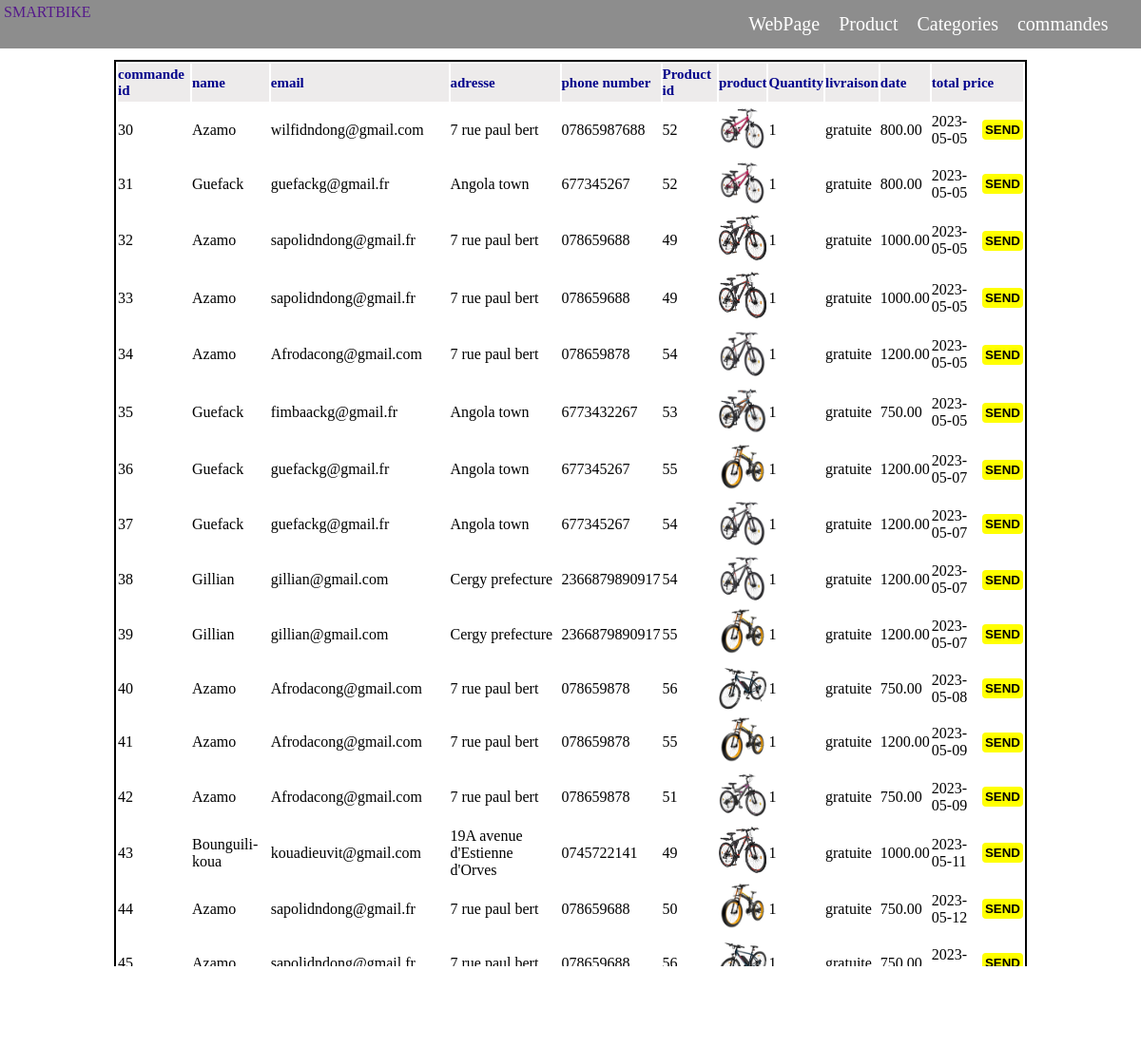
/Admin/commandes.php, run on the app's committed database.
### tables this page shows
CREATE TABLE `commande` (
  `no_cmde` int(11) NOT NULL,
  `contact` varchar(100) NOT NULL,
  `adresse` varchar(100) NOT NULL,
  `quantite` int(100) NOT NULL,
  `prix_total` decimal(10,2) NOT NULL,
  `livraison` varchar(100) NOT NULL,
  `date_cmde` date NOT NULL,
  `no_panier` int(11) NOT NULL
);

CREATE TABLE `client` (
  `no_client` int(11) NOT NULL,
  `nom_client` varchar(100) NOT NULL,
  `prenom_client` varchar(100) NOT NULL,
  `tel_client` varchar(100) NOT NULL,
  `email_client` varchar(100) NOT NULL,
  `adresse_client` varchar(100) NOT NULL,
  `appartement` varchar(100) NOT NULL,
  `town_client` varchar(100) NOT NULL,
  `postal_code` varchar(100) NOT NULL,
  `country` varchar(255) DEFAULT NULL
);

CREATE TABLE `articles` (
  `no_article` int(11) NOT NULL,
  `nom_art` varchar(100) NOT NULL,
  `poid` varchar(100) NOT NULL,
  `vitesse` varchar(100) NOT NULL,
  `seige` varchar(100) NOT NULL,
  `armortisseur` varchar(100) NOT NULL,
  `chargeur` varchar(100) NOT NULL,
  `taille` varchar(100) NOT NULL,
  `description` text NOT NULL,
  `prod_img` varchar(100) NOT NULL,
  `no_prix` int(11) NOT NULL,
  `no_cat` int(11) NOT NULL,
  `no_vandeur` int(11) NOT NULL
);

### Server/retrieve.php (called while the page is built, shortened)
<?php
include "ConnectDB.php";
$commande = $db->query("SELECT * from commande ")->fetchAll();
$panier_articles = $db->query("SELECT * from panier_articles ")->fetchAll();
$article = $db->query("SELECT * from articles order by no_article desc limit 8")->fetchAll();
?>

### Admin/commandes.php (the view, shortened to what this page needs)
<link rel="stylesheet" href="style.css">
<?php include "navbar.php"; include "../Server/retrieve.php";
?>
<div class="commandes_Djoumessi">
    <table>
        <tr id="head">
            <td>commande id</td>
            <td>name</td>
            <td>email</td>
            <td>adresse</td>
            <td>phone number</td>
            <td>Product id</td>
            <td>product</td>
            <td>Quantity</td>
            <td>livraison</td>
            <td>date</td>
            <td colspan="2" >total price</td>
        </tr>
        <?php
        foreach($commande as $cmde){
            $panier = $cmde['no_panier'];
            $art_id = $db->query("SELECT * from panier_articles where no_panier = $panier limit 1")->fetchAll();
            foreach($art_id as $artid){
                $art_id = $artid['no_article'];
                $pan_id = $artid['no_panier'];
                $art_info = $db->query("SELECT * from articles where no_article = $art_id limit 1")->fetchAll();
                foreach($art_info as $info){
                    $art_no = $info['no_article'];
                    $art_pic = $info['prod_img'];
                    $pan_client = $db->query("SELECT * from panier where no_panier = $pan_id")->fetchAll();
                    foreach($pan_client as $p_c){
                        $client_id = $p_c['no_client'];
                        $cl_info = $db->query("SELECT * from client where no_client = $client_id limit 1")->fetchAll();
                        foreach($cl_info as $info){
                        ?>
                        <tr>
                            <td><?php echo $cmde['no_cmde'] ?></td>
                            <td><?php echo $info['nom_client'] ?></td>
                            <td><?php echo $info['email_client'] ?></td>
                            <td><?php echo $info['adresse_client'] ?></td>
                            <td><?php echo $info['tel_client'] ?></td>
                            <td><?php echo $art_no ?></td>
                            <td><img src="../uploads/<?php echo $art_pic ?>" alt=""></td>
                            <td><?php echo $cmde['quantite'] ?></td>
                            <td><?php echo $cmde['livraison'] ?></td>
                            <td><?php echo $cmde['prix_total'] ?></td>
                            <td><?php echo $cmde['date_cmde'] ?></td>
                            <td><button>send</button></td>
                        </tr>
                        <?php
                        }
                    }
                }
            }
        }
        ?>
    </table>
</div>

### Admin/navbar.php (shortened to what this page needs)
<!DOCTYPE html>
<html lang="en">
<head>
    <link rel="stylesheet" href="style.css">
</head>
<body>
<nav>
    <a href="" class="logo">SMARTBIKE</a>
    <div class="hamitems">
        <a href="commandes.php">commandes</a>
        <a href="addcatprix.php">Categories</a>
        <a href="add_product.php">Product</a>
        <a href="../index.php">WebPage</a>
    </div>
</nav>

### Admin/style.css (style rules this page uses)
* { text-decoration: none; margin: 0; padding: 0; }
nav { width: 100%; display: flex; background-color: rgb(141, 141, 141); padding: 4px; list-style: none; z-index: 100; }
.hamitems { width: 90%; }
.hamitems a { float: right; padding: 10px; color: white; font-size: 20px; }
.commandes_Djoumessi { margin-top: 1%; width: 80%; margin-left: 10%; }
.commandes_Djoumessi table { width: 100%; border: 2px solid black; }
table #head { background-color: rgb(237, 235, 235); font-size: 15px; font-weight: bolder; color: darkblue; height: 40px; }
table img { width: 50px; }
table button { background-color: yellow; padding: 3px; font-weight: bolder; text-transform: uppercase; border-radius: 4px; border: none; transition: 4s ease; float: right; cursor: pointer; }

### data on the page
commande: no_cmde "30", quantite "1", livraison "gratuite", prix_total "800.00", date_cmde "2023-05-05"
articles: no_article "52"
client: nom_client "Azamo", email_client "wilfidndong@gmail.com", adresse_client "7 rue paul bert", tel_client "07865987688", articles.prod_img (picture)
commande: no_cmde "31", quantite "1", livraison "gratuite", prix_total "800.00", date_cmde "2023-05-05"
client: nom_client "Guefack", email_client "guefackg@gmail.fr", adresse_client "Angola town", tel_client "677345267", articles.prod_img (picture)
commande: no_cmde "32", quantite "1", livraison "gratuite", prix_total "1000.00", date_cmde "2023-05-05"
articles: no_article "49"
client: nom_client "Azamo", email_client "sapolidndong@gmail.fr", adresse_client "7 rue paul bert", tel_client "078659688", articles.prod_img (picture)
commande: no_cmde "33", quantite "1", livraison "gratuite", prix_total "1000.00", date_cmde "2023-05-05"
commande: no_cmde "34", quantite "1", livraison "gratuite", prix_total "1200.00", date_cmde "2023-05-05"
articles: no_article "54"
client: nom_client "Azamo", email_client "Afrodacong@gmail.com", adresse_client "7 rue paul bert", tel_client "078659878", articles.prod_img (picture)
commande: no_cmde "35", quantite "1", livraison "gratuite", prix_total "750.00", date_cmde "2023-05-05"
articles: no_article "53"
client: nom_client "Guefack", email_client "fimbaackg@gmail.fr", adresse_client "Angola town", tel_client "6773432267", articles.prod_img (picture)
commande: no_cmde "36", quantite "1", livraison "gratuite", prix_total "1200.00", date_cmde "2023-05-07"
articles: no_article "55"
commande: no_cmde "37", quantite "1", livraison "gratuite", prix_total "1200.00", date_cmde "2023-05-07"
commande: no_cmde "38", quantite "1", livraison "gratuite", prix_total "1200.00", date_cmde "2023-05-07"
client: nom_client "Gillian", email_client "gillian@gmail.com", adresse_client "Cergy prefecture", tel_client "2366879890917", articles.prod_img (picture)
commande: no_cmde "39", quantite "1", livraison "gratuite", prix_total "1200.00", date_cmde "2023-05-07"
commande: no_cmde "40", quantite "1", livraison "gratuite", prix_total "750.00", date_cmde "2023-05-08"
articles: no_article "56"
commande: no_cmde "41", quantite "1", livraison "gratuite", prix_total "1200.00", date_cmde "2023-05-09"
commande: no_cmde "42", quantite "1", livraison "gratuite", prix_total "750.00", date_cmde "2023-05-09"
articles: no_article "51"
commande: no_cmde "43", quantite "1", livraison "gratuite", prix_total "1000.00", date_cmde "2023-05-11"
client: nom_client "Bounguili-koua", email_client "kouadieuvit@gmail.com", adresse_client "19A avenue d'Estienne d'Orves", tel_client "0745722141", articles.prod_img (picture)
commande: no_cmde "44", quantite "1", livraison "gratuite", prix_total "750.00", date_cmde "2023-05-12"
articles: no_article "50"
commande: no_cmde "45", quantite "1", livraison "gratuite", prix_total "750.00", date_cmde "2023-05-12"
client: articles.prod_img (picture)
